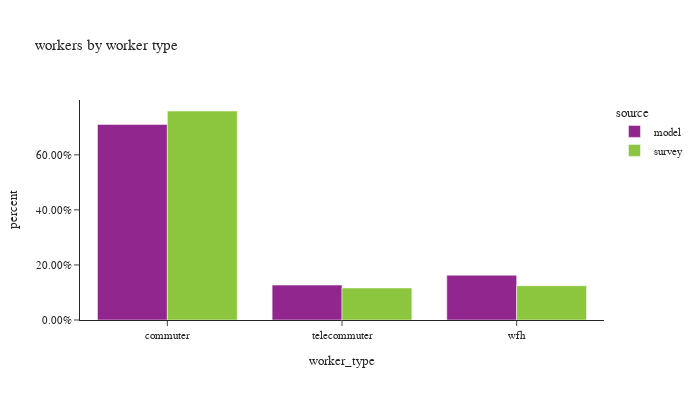

This figure's notebook cell:
### Markdown cell above
## worker counts

### Code cell
# worker counts by worker type
df_worker_count = workers.groupby(['source','worker_type'])['pdexpfac']. \
    sum().reset_index()
df_worker_count['percent'] = df_worker_count.groupby(['source'], group_keys=False)['pdexpfac']. \
    apply(lambda x: x / float(x.sum()))

df_worker_count_ct = workers.groupby(['source','worker_type'])['pdexpfac'].count().reset_index(). \
    rename(columns={'pdexpfac':'sample count'})
df_worker_count = df_worker_count.merge(df_worker_count_ct, on=['source','worker_type']). \
    rename(columns={'pdexpfac':'total count'})
# df_worker_count_ct

fig = px.bar(df_worker_count.sort_values(by=['source']), x="worker_type", y="percent",
             color="source", barmode="group",hover_data=['sample count','total count'],
             title="workers by worker type")
fig.update_layout(height=400, width=700, font=dict(size=11),
                  yaxis_tickformat = '.2%')
fig.show()

### Figure 1 — Plotly figure (JSON) as saved in the notebook; plotly's stock layout.template omitted (floating-point values rounded to 4 significant figures)
{"data": [{"alignmentgroup": "True", "customdata": [[1621000.0, 1621000.0], [289300.0, 289300.0], [371300.0, 371300.0]], "hovertemplate": "source=model<br>worker_type=%{x}<br>percent=%{y}<br>sample count=%{customdata[0]}<br>total count=%{customdata[1]}<extra></extra>", "legendgroup": "model", "marker": {"color": "#91268F", "pattern": {"shape": ""}}, "name": "model", "offsetgroup": "model", "orientation": "v", "showlegend": true, "textposition": "auto", "type": "bar", "x": ["commuter", "telecommuter", "wfh"], "xaxis": "x", "y": [0.7104, 0.1268, 0.1628], "yaxis": "y"}, {"alignmentgroup": "True", "customdata": [[2090.0, 1536000.0], [761.0, 235300.0], [750.0, 251800.0]], "hovertemplate": "source=survey<br>worker_type=%{x}<br>percent=%{y}<br>sample count=%{customdata[0]}<br>total count=%{customdata[1]}<extra></extra>", "legendgroup": "survey", "marker": {"color": "#8CC63E", "pattern": {"shape": ""}}, "name": "survey", "offsetgroup": "survey", "orientation": "v", "showlegend": true, "textposition": "auto", "type": "bar", "x": ["commuter", "telecommuter", "wfh"], "xaxis": "x", "y": [0.7592, 0.1163, 0.1245], "yaxis": "y"}], "layout": {"barmode": "group", "font": {"size": 11}, "height": 400, "legend": {"title": {"text": "source"}, "tracegroupgap": 0}, "title": {"text": "workers by worker type"}, "width": 700, "xaxis": {"anchor": "y", "domain": [0.0, 1.0], "title": {"text": "worker_type"}}, "yaxis": {"anchor": "x", "domain": [0.0, 1.0], "tickformat": ".2%", "title": {"text": "percent"}}}}
